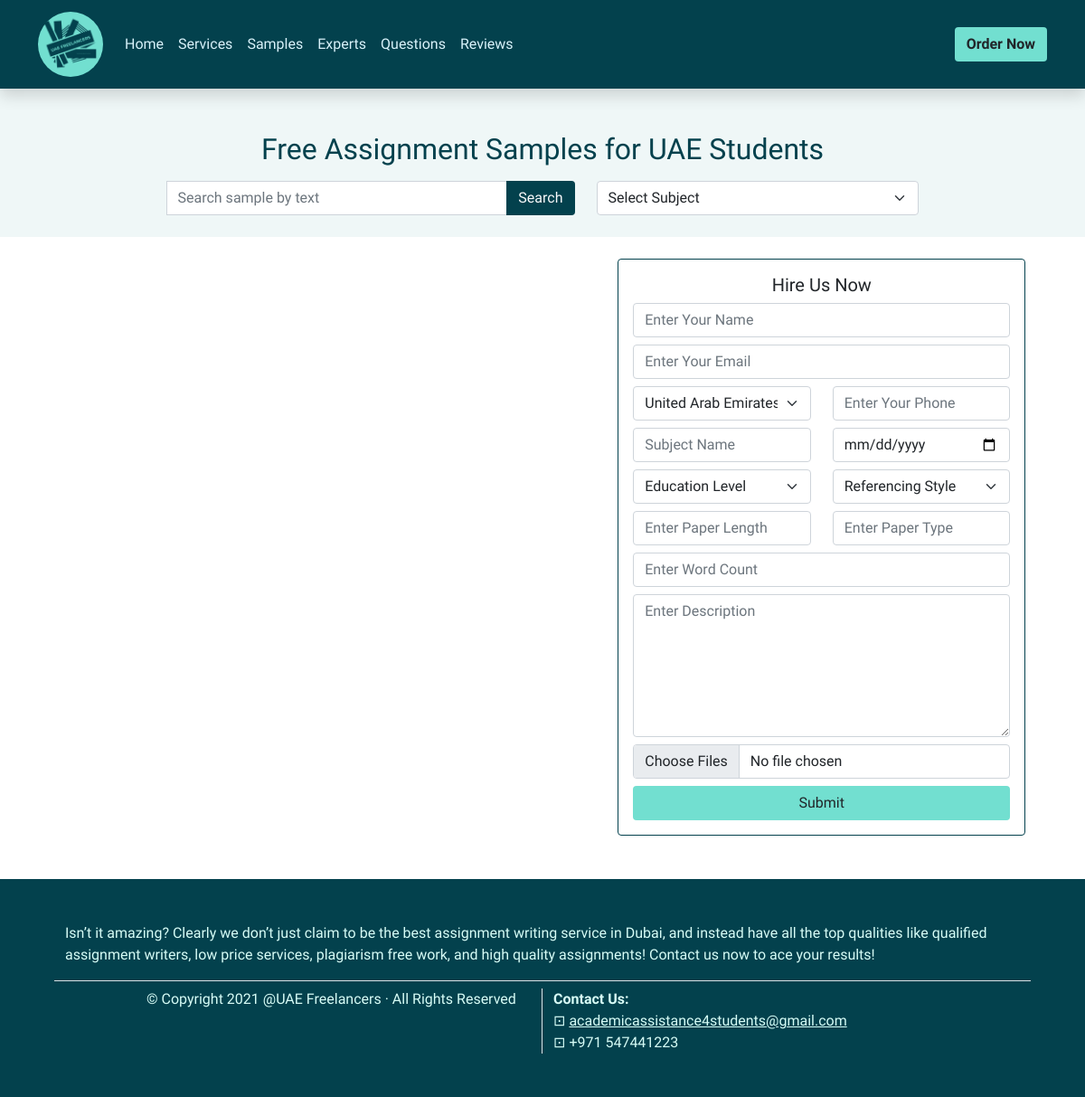
The app's page /samples/, older data.
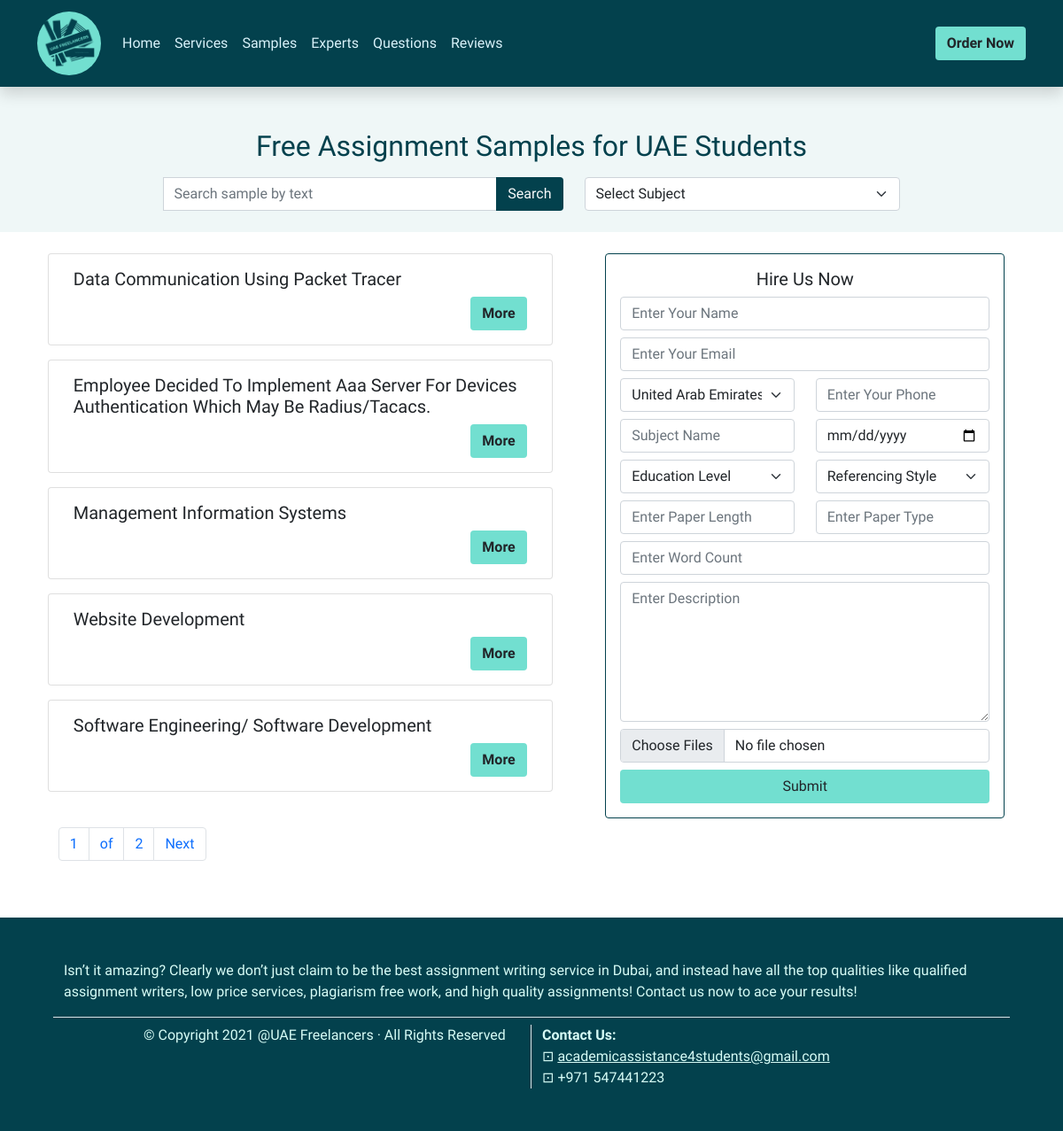
The same page, newer data.
### main/models.py (models this page shows)
class Sample(models.Model):
	heading = models.CharField(max_length=256)
	subject = models.CharField(max_length=256)
	description = models.TextField(blank=True, null=True)
	slug = models.SlugField(max_length=250, default='')
	url = models.CharField(max_length=256, blank=True, null=True, default='')
	class Meta:
		ordering = ('id',)
	def __str__(self) -> str:
		return self.heading
	__repr__ = __str__

### main/views.py (the view)
# urls.py: path('samples/', SamplesView.as_view(), name='samples'),
class SamplesView(ListView):
	template_name = 'main/samples.html'
	model = Sample
	paginate_by = 5

### templates/main/samples.html (shortened to what this page needs)
{% extends "main/sample_base.html" %}
{% block heading %}
  Free Assignment Samples for UAE Students
{% endblock %}
{% block search_by_text %}
<form action="{% url 'main:search_sample' %}" method="POST">
  <div class="input-group">
    <input type="text" name="search" placeholder="Search sample by text" class="form-control">
    <input type="submit" value="Search" class="btn bg-dark-blue text-light">
  </div>
</form>
{% endblock %}
{% block search_by_dropdown %}
<form action="{% url 'main:search_sample' %}" method="POST">
  <select class="form-select" name="categories" id="categories" onchange="submit_form(this)">
    <option selected>Select Subject</option>
  </select>
</form>
{% endblock %}
{% block samples %}
  {% for object in object_list %}
  <div class="card mb-3">
    <div class="card-body">
      <h5 class="card-title">{{ object.heading|title }}</h5>
      <a class="float-end btn bg-blue fw-bold" href="{% url 'main:samples_detail' object.slug %}">More</a>
    </div>
  </div>
  {% endfor %}
  {% include "main/pagination.html" %}
{% endblock %}

Row changes from the older to the newer data that the page shows:
added Sample: heading "Data Communication Using Packet Tracer"
added Sample: heading "Employee Decided To Implement Aaa Server For Devices Authentication Which May Be Radius/Tacacs."
added Sample: heading "Management Information Systems"
added Sample: heading "Website Development"
added Sample: heading "Software Engineering/ Software Development"
Text that changed along with them:
{{ page_obj.number }}: (not shown) → "1"
{{ paginator.num_pages }}: (not shown) → "2"
text now shown: "of Next"
